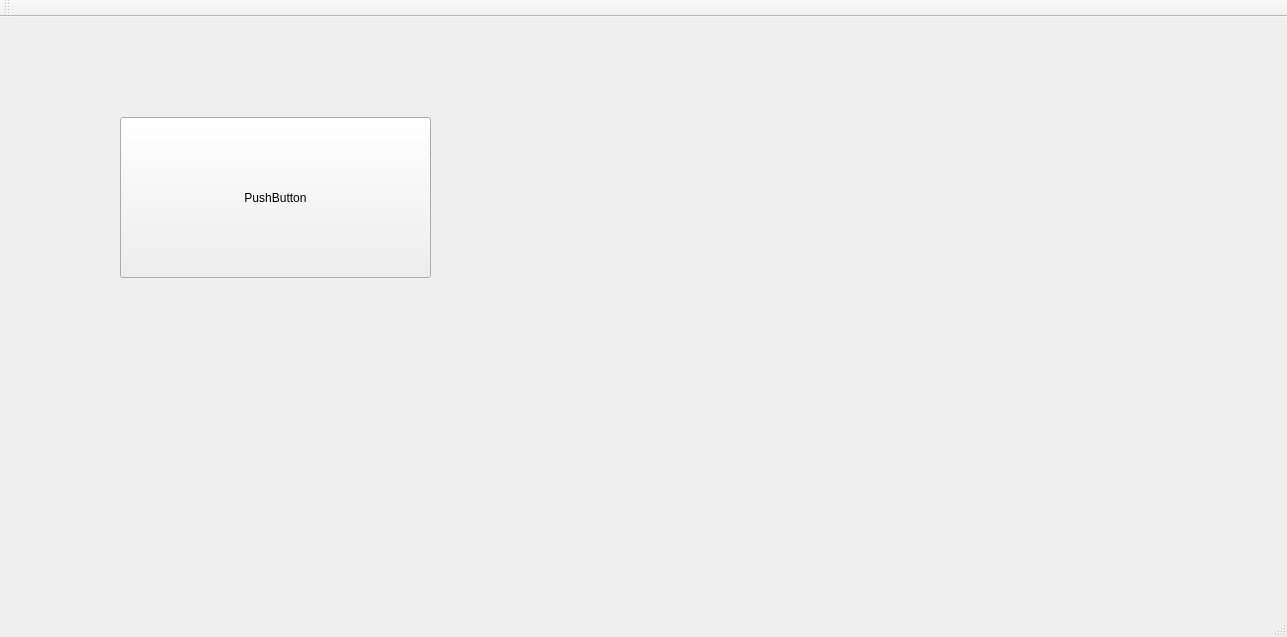
<?xml version="1.0" encoding="UTF-8"?>
<ui version="4.0">
 <class>MainWindow</class>
 <widget class="QMainWindow" name="MainWindow">
  <property name="geometry">
   <rect>
    <x>0</x>
    <y>0</y>
    <width>1287</width>
    <height>637</height>
   </rect>
  </property>
  <property name="windowTitle">
   <string>MainWindow</string>
  </property>
  <widget class="QWidget" name="centralWidget">
   <widget class="QPushButton" name="pushButton">
    <property name="geometry">
     <rect>
      <x>120</x>
      <y>100</y>
      <width>311</width>
      <height>161</height>
     </rect>
    </property>
    <property name="text">
     <string>PushButton</string>
    </property>
   </widget>
  </widget>
  <widget class="QMenuBar" name="menuBar">
   <property name="geometry">
    <rect>
     <x>0</x>
     <y>0</y>
     <width>1287</width>
     <height>27</height>
    </rect>
   </property>
  </widget>
  <widget class="QToolBar" name="mainToolBar">
   <attribute name="toolBarArea">
    <enum>TopToolBarArea</enum>
   </attribute>
   <attribute name="toolBarBreak">
    <bool>false</bool>
   </attribute>
  </widget>
  <widget class="QStatusBar" name="statusBar"/>
 </widget>
 <layoutdefault spacing="6" margin="11"/>
 <resources/>
 <connections/>
</ui>
